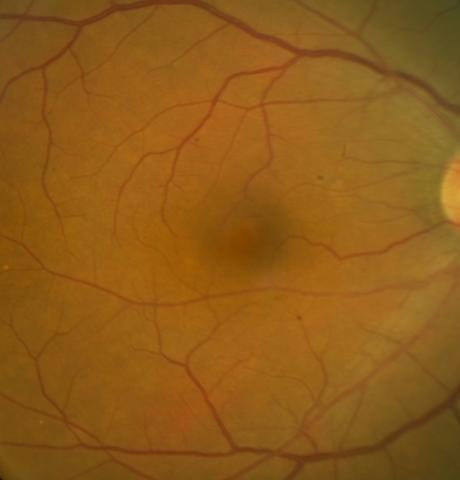
%> input picture PROCESSAMENTO E SINAL DE IMAGEM/Anos anteriores/MATLAB/API 11_11/API-TP10_Red.jpg, 460 x 480 px
$ octave API_11_Nov.m   (GNU Octave 9; MATLAB toolbox functions it lacks are replaced by stand-ins)
%> lines starting %> are read from the running program, lines starting %| are printed output that depends on the picture
%(read and convert the provided images into grayscale) - imread, rgb2gray, figure,imshow
%(compute de FT and its inverse) - fft2, fftshift, ifftshift, ifft2, abs, angle, log10

%CAROLINA SILVA E LÚCIA FERNANDES
% 11 de Novembro de 2019

%%

A=imread('API-TP10_Red.jpg');
%> A is the input picture: size 480x460x3 uint8; mean R, G, B 142, 91.2, 25.1
figure
imshow(A)

IA=rgb2gray(A);
figure
imshow(IA)

B=imread('imagemTeste.jpg');
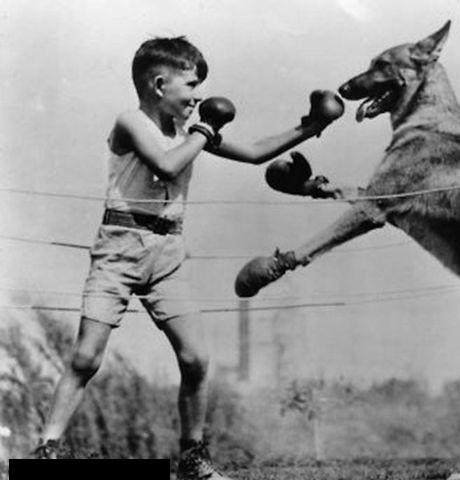
%> input picture PROCESSAMENTO E SINAL DE IMAGEM/Anos anteriores/MATLAB/API 11_11/imagemTeste.jpg, 460 x 480 px
%> B is the input picture: size 480x460 uint8; min 0, max 251, mean 148.2
figure
imshow(B)

%A imagem B já está em grayscale
%IB=rgb2gray(B);
%figure
%imshow(IB)

f1=fft2(double(IA));
ft1=fftshift(f1);
l1=10*log10(ft1);
a1=abs(l1);
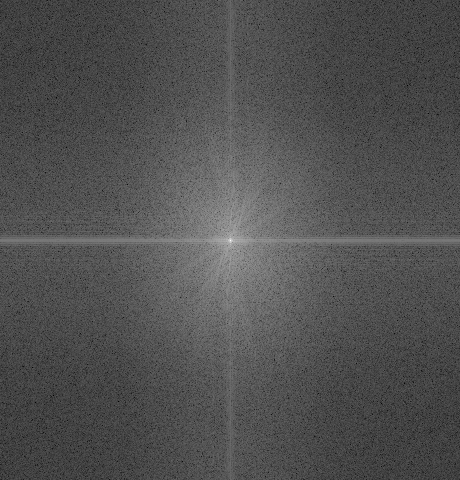
%> a1: size 480x460 double; min 3.7, max 73.39, mean 25.9; drawn with min black and max white
figure
mesh(a1)
ag1=angle(l1);
figure
mesh(ag1);


f2=fft2(double(B));
ft2=fftshift(f2);
l2=10*log10(ft2);
a2=abs(l2);
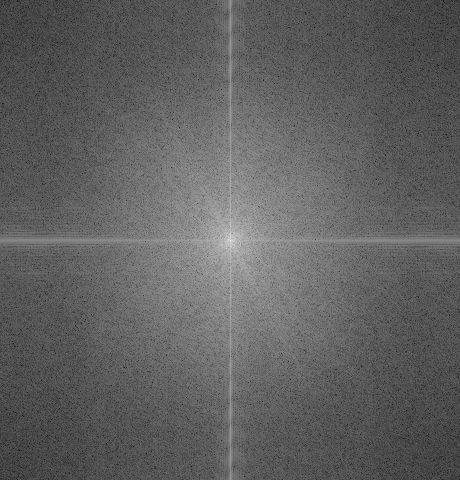
%> a2: size 480x460 double; min 5.19, max 75.15, mean 31.8; drawn with min black and max white
figure
mesh(a2)
ag2=angle(l2);
figure
mesh(ag2);
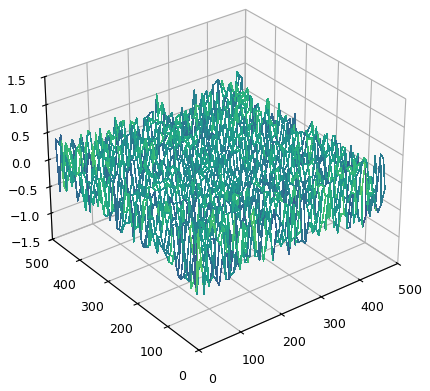
%> figure redrawn from the program's plot data


%imagem A
l2i=10*log10(f1);
ift1=abs(l2i);
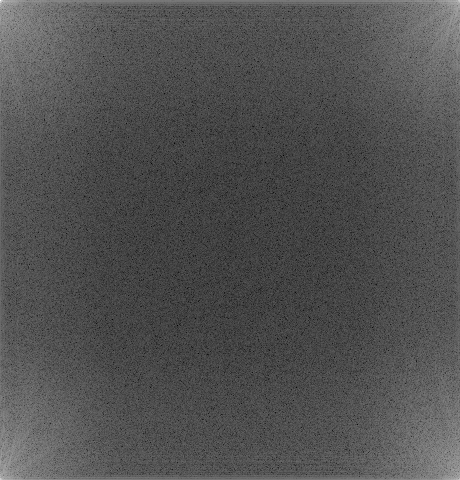
%> ift1: size 480x460 double; min 3.7, max 73.39, mean 25.9; mean of the top-left, top-right, bottom-left and bottom-right quarters 26, 25.8, 25.8, 25.9; drawn with min black and max white

%imagem B
ift2=angle(l2i);

%imagem C
l1i=10*log10(f2);
ift3=abs(l1i);
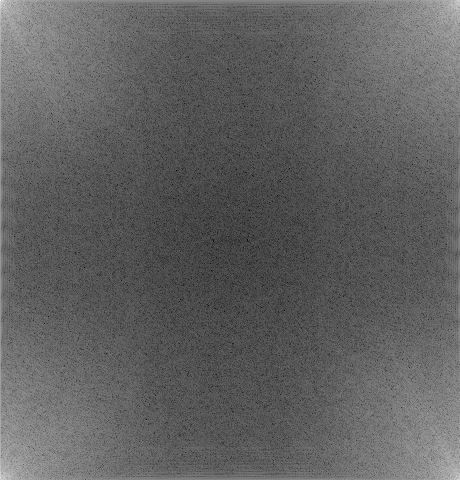
%> ift3: size 480x460 double; min 5.19, max 75.15, mean 31.8; mean of the top-left, top-right, bottom-left and bottom-right quarters 31.9, 31.8, 31.8, 31.8; drawn with min black and max white

%imagem D
ift4=angle(l1i);
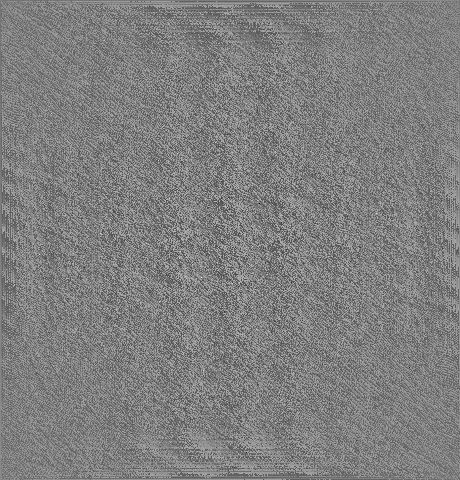
%> ift4: size 480x460 double; min -1.3, max 1.3, mean 2.6e-06; mean of the top-left, top-right, bottom-left and bottom-right quarters -0.00456, 0.00186, -0.0011, 0.00381; drawn with min black and max white

%fase da A com angle da D
ia1=ift1.*exp(1i*ift4);

%fase da C com angle da B
ia2=ift3.*exp(1i*ift2);

%valor absoluto das figuras
fig1=abs(ia1);
fig2=abs(ia2);

%representar as imagens
figure
imshow(fig1)
figure
imshow(fig2)
